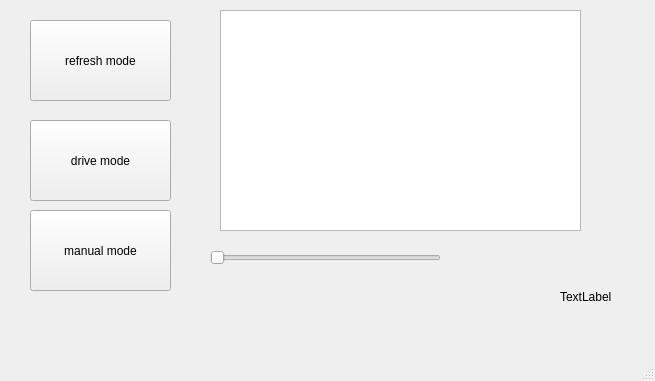
<?xml version="1.0" encoding="UTF-8"?>
<ui version="4.0">
 <class>MainWindow</class>
 <widget class="QMainWindow" name="MainWindow">
  <property name="geometry">
   <rect>
    <x>0</x>
    <y>0</y>
    <width>655</width>
    <height>381</height>
   </rect>
  </property>
  <property name="windowTitle">
   <string>MainWindow</string>
  </property>
  <widget class="QWidget" name="centralwidget">
   <widget class="QPushButton" name="pushButton">
    <property name="geometry">
     <rect>
      <x>30</x>
      <y>120</y>
      <width>141</width>
      <height>81</height>
     </rect>
    </property>
    <property name="text">
     <string>drive mode</string>
    </property>
   </widget>
   <widget class="QPushButton" name="pushButton_2">
    <property name="geometry">
     <rect>
      <x>30</x>
      <y>20</y>
      <width>141</width>
      <height>81</height>
     </rect>
    </property>
    <property name="text">
     <string>refresh mode</string>
    </property>
   </widget>
   <widget class="QPushButton" name="pushButton_3">
    <property name="geometry">
     <rect>
      <x>30</x>
      <y>210</y>
      <width>141</width>
      <height>81</height>
     </rect>
    </property>
    <property name="text">
     <string>manual mode</string>
    </property>
   </widget>
   <widget class="QLabel" name="label">
    <property name="geometry">
     <rect>
      <x>560</x>
      <y>290</y>
      <width>57</width>
      <height>14</height>
     </rect>
    </property>
    <property name="text">
     <string>TextLabel</string>
    </property>
   </widget>
   <widget class="QSlider" name="horizontalSlider">
    <property name="enabled">
     <bool>true</bool>
    </property>
    <property name="geometry">
     <rect>
      <x>210</x>
      <y>250</y>
      <width>231</width>
      <height>16</height>
     </rect>
    </property>
    <property name="orientation">
     <enum>Qt::Horizontal</enum>
    </property>
   </widget>
   <widget class="QTextBrowser" name="textBrowser">
    <property name="geometry">
     <rect>
      <x>220</x>
      <y>10</y>
      <width>361</width>
      <height>221</height>
     </rect>
    </property>
   </widget>
  </widget>
  <widget class="QMenuBar" name="menubar">
   <property name="geometry">
    <rect>
     <x>0</x>
     <y>0</y>
     <width>655</width>
     <height>19</height>
    </rect>
   </property>
  </widget>
  <widget class="QStatusBar" name="statusbar"/>
 </widget>
 <resources/>
 <connections/>
</ui>
